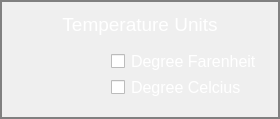
                        <widget class="QFrame" name="frame_6">
                         <property name="maximumSize">
                          <size>
                           <width>16777215</width>
                           <height>16777215</height>
                          </size>
                         </property>
                         <property name="styleSheet">
                          <string notr="true">border:2px solid gray;
border-top-left-radius: 0px;
border-top-right-radius: 0px;
border-bottom-left-radius: 0px;
border-bottom-right-radius: 0px;</string>
                         </property>
                         <property name="frameShape">
                          <enum>QFrame::StyledPanel</enum>
                         </property>
                         <property name="frameShadow">
                          <enum>QFrame::Raised</enum>
                         </property>
                         <layout class="QVBoxLayout" name="verticalLayout_22" stretch="0,1">
                          <item>
                           <widget class="QLabel" name="label_15">
                            <property name="font">
                             <font>
                              <pointsize>14</pointsize>
                             </font>
                            </property>
                            <property name="styleSheet">
                             <string notr="true">border:0px;
color:white;</string>
                            </property>
                            <property name="text">
                             <string>Temperature Units</string>
                            </property>
                            <property name="alignment">
                             <set>Qt::AlignCenter</set>
                            </property>
                           </widget>
                          </item>
                          <item>
                           <widget class="QFrame" name="frame_43">
                            <property name="styleSheet">
                             <string notr="true">border:0px;</string>
                            </property>
                            <property name="frameShape">
                             <enum>QFrame::StyledPanel</enum>
                            </property>
                            <property name="frameShadow">
                             <enum>QFrame::Raised</enum>
                            </property>
                            <layout class="QVBoxLayout" name="verticalLayout_23">
                             <property name="leftMargin">
                              <number>98</number>
                             </property>
                             <item>
                              <widget class="QCheckBox" name="checkBox_3">
                               <property name="font">
                                <font>
                                 <pointsize>12</pointsize>
                                </font>
                               </property>
                               <property name="styleSheet">
                                <string notr="true">color:white;</string>
                               </property>
                               <property name="text">
                                <string>Degree Farenheit</string>
                               </property>
                              </widget>
                             </item>
                             <item>
                              <widget class="QCheckBox" name="checkBox_4">
                               <property name="font">
                                <font>
                                 <pointsize>12</pointsize>
                                </font>
                               </property>
                               <property name="styleSheet">
                                <string notr="true">color:white;</string>
                               </property>
                               <property name="text">
                                <string>Degree Celcius</string>
                               </property>
                              </widget>
                             </item>
                            </layout>
                           </widget>
                          </item>
                         </layout>
                        </widget>
